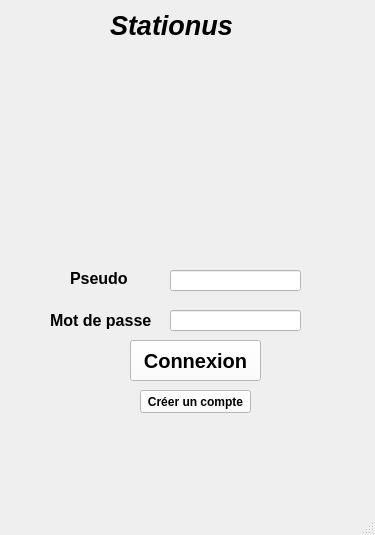
<?xml version="1.0" encoding="UTF-8"?>
<ui version="4.0">
 <class>MainWindow</class>
 <widget class="QMainWindow" name="MainWindow">
  <property name="geometry">
   <rect>
    <x>0</x>
    <y>0</y>
    <width>375</width>
    <height>535</height>
   </rect>
  </property>
  <property name="windowTitle">
   <string>MainWindow</string>
  </property>
  <widget class="QWidget" name="centralwidget">
   <widget class="QPushButton" name="pushButton">
    <property name="geometry">
     <rect>
      <x>130</x>
      <y>340</y>
      <width>131</width>
      <height>41</height>
     </rect>
    </property>
    <property name="font">
     <font>
      <pointsize>15</pointsize>
      <weight>75</weight>
      <bold>true</bold>
     </font>
    </property>
    <property name="styleSheet">
     <string notr="true">background-color: rgb(255, 255, 255);</string>
    </property>
    <property name="text">
     <string>Connexion</string>
    </property>
   </widget>
   <widget class="QPushButton" name="pushButton_2">
    <property name="geometry">
     <rect>
      <x>140</x>
      <y>390</y>
      <width>111</width>
      <height>23</height>
     </rect>
    </property>
    <property name="font">
     <font>
      <weight>75</weight>
      <bold>true</bold>
     </font>
    </property>
    <property name="styleSheet">
     <string notr="true">background-color: rgb(255, 255, 255);</string>
    </property>
    <property name="text">
     <string>Créer un compte</string>
    </property>
   </widget>
   <widget class="QLabel" name="label">
    <property name="geometry">
     <rect>
      <x>50</x>
      <y>310</y>
      <width>111</width>
      <height>21</height>
     </rect>
    </property>
    <property name="font">
     <font>
      <pointsize>12</pointsize>
      <weight>75</weight>
      <bold>true</bold>
     </font>
    </property>
    <property name="text">
     <string>Mot de passe</string>
    </property>
   </widget>
   <widget class="QLabel" name="label_2">
    <property name="geometry">
     <rect>
      <x>70</x>
      <y>270</y>
      <width>61</width>
      <height>16</height>
     </rect>
    </property>
    <property name="font">
     <font>
      <pointsize>12</pointsize>
      <weight>75</weight>
      <bold>true</bold>
     </font>
    </property>
    <property name="text">
     <string>Pseudo</string>
    </property>
   </widget>
   <widget class="QLabel" name="label_3">
    <property name="geometry">
     <rect>
      <x>110</x>
      <y>0</y>
      <width>141</width>
      <height>51</height>
     </rect>
    </property>
    <property name="font">
     <font>
      <pointsize>20</pointsize>
      <weight>75</weight>
      <italic>true</italic>
      <bold>true</bold>
     </font>
    </property>
    <property name="text">
     <string>Stationus</string>
    </property>
   </widget>
   <widget class="QLabel" name="label_4">
    <property name="geometry">
     <rect>
      <x>110</x>
      <y>60</y>
      <width>171</width>
      <height>181</height>
     </rect>
    </property>
    <property name="text">
     <string/>
    </property>
    <property name="pixmap">
     <pixmap>GasStation.png</pixmap>
    </property>
    <property name="scaledContents">
     <bool>true</bool>
    </property>
   </widget>
   <widget class="QLineEdit" name="lineEdit">
    <property name="geometry">
     <rect>
      <x>170</x>
      <y>270</y>
      <width>131</width>
      <height>21</height>
     </rect>
    </property>
    <property name="styleSheet">
     <string notr="true">background-color: rgb(255, 255, 255);</string>
    </property>
   </widget>
   <widget class="QLineEdit" name="lineEdit_2">
    <property name="geometry">
     <rect>
      <x>170</x>
      <y>310</y>
      <width>131</width>
      <height>21</height>
     </rect>
    </property>
    <property name="styleSheet">
     <string notr="true">background-color: rgb(255, 255, 255);</string>
    </property>
   </widget>
   <widget class="QLabel" name="textus">
    <property name="geometry">
     <rect>
      <x>76</x>
      <y>249</y>
      <width>221</width>
      <height>16</height>
     </rect>
    </property>
    <property name="text">
     <string/>
    </property>
   </widget>
  </widget>
  <widget class="QMenuBar" name="menubar">
   <property name="geometry">
    <rect>
     <x>0</x>
     <y>0</y>
     <width>375</width>
     <height>21</height>
    </rect>
   </property>
  </widget>
  <widget class="QStatusBar" name="statusbar"/>
 </widget>
 <resources/>
 <connections/>
</ui>
